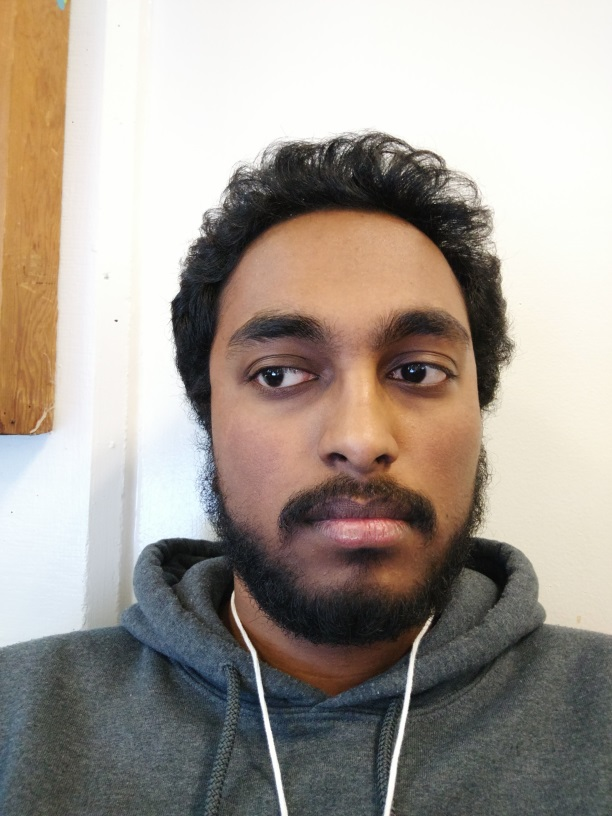
#> input picture test_data/new_set/noGlasses_left_lazy0.jpg, 612 x 816 px
$ python test_data.py   (Python 2 division)
#> lines starting #> are read from the running program, lines starting #| are printed output that depends on the picture; after the words box and inside, x2 and y2 are one past the last pixel; in counts of white or black regions, pixels touching at a corner belong together
### source/find_face.py
import cv2
import const
import eye_ml as eml

#######################
# Feature Detection
#######################
"""
findFaceAndEyes()
[desc] Load the file from the location specified and
        and send it to the core function

[imgPath] Path to image
[imgName] Image name

[ret]   Path to random image.
"""
def findFaceAndEyes(imgPath, imgName):
#> called with imgPath = '../test_data/new_set/', imgName = 'noGlasses_left_lazy0.jpg'
    img = cv2.imread(imgPath + imgName)
#> img is the input picture: shape (816, 612, 3); mean B, G, R 146.4, 155.1, 163.9
    img, _ = findFaceAndEyesCore(img)
    # Display the image
    cv2.imshow(imgName,img)

"""
findFaceAndEyesWebcam()
[desc] Get a frame image from the webcam and
        let the core process it like normal.


[imgPath] Path to image
[imgName] Image name

[ret]   Path to random image.
"""
def findFaceAndEyesWebcam(img):
    return findFaceAndEyesCore(img)


"""
findFaceAndEyesCore()
[desc] Detect the faces and eyes within a given image.

[imgPath] Raw image array

[ret]   Path to random image.
"""
def findFaceAndEyesCore(img):
    isLazy = False
    imgOriginal = img[:]
    gray = cv2.cvtColor(img, cv2.COLOR_BGR2GRAY)
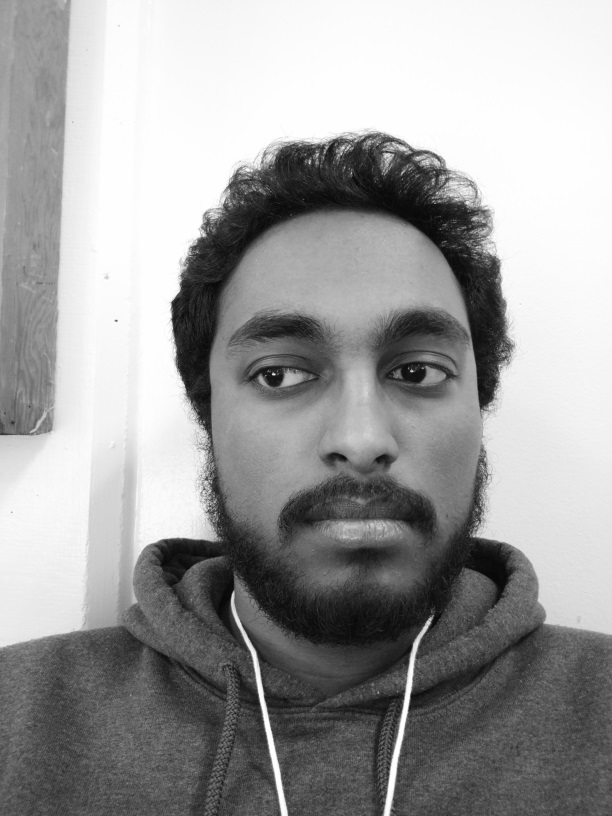
#> gray: shape (816, 612); min 4, max 255, mean 156.7

    # Find the face
    faces = findFaces(gray)
#> faces = [[170, 220, 376, 376]]

    # Find the eyes in each face
    for face in faces:
        x, y, w, h = face
        cv2.rectangle(img, (x, y), (x + w, y + h), (0, 0, 0), 2)
        faceGrayed = gray[y:y + h, x:x + w]
        faceColored = img[y:y + h, x:x + w]

        leftEye, rightEye = findEyes(face, faceGrayed, faceColored)
        if leftEye is None: # Break if only one eye is found
            continue

        # Pupil Detection
        eyeLocations = packageEyes([leftEye, rightEye], x, y)
        eyeData = eml.cropEye(eyeLocations, imgOriginal)
        isLazy, pupilLoc = eml.isEyeLazy(eyeData)

        pupilLeftX = x + leftEye[0] + int(leftEye[2]/2) + int(pupilLoc[0][1])
        pupilLeftY = y + leftEye[1]
        pupilRightX = x + rightEye[0] + int(rightEye[2]/2) + int(pupilLoc[1][1])
        pupilRightY = y + rightEye[1]

        redPot =  255 * float(abs(pupilLoc[0][1] - pupilLoc[1][1]))/(eml.LAZY_DELTA*3)
        bluePot = 255 * float(eml.LAZY_DELTA*3 - abs(pupilLoc[0][1] - pupilLoc[1][1]))/(eml.LAZY_DELTA*3)

        redPot = min(max(0,redPot),255)
        bluePot = min(max(0,bluePot),255)

        thick = 3
        cv2.line(img, ( pupilLeftX, pupilLeftY), (pupilLeftX, pupilLeftY + leftEye[3]), (bluePot,0,redPot), thick)
        cv2.line(img, ( pupilRightX, pupilRightY), (pupilRightX, pupilRightY + rightEye[3]), (bluePot,0,redPot), thick)
#> this loop made 1 pass
#> (face, minEyeBoxSize in findEyes, midline in findEyes) on pass 1: ([170, 220, 376, 376], 62, 133)
#> pass 1, in findFaceAndEyesCore, `faceGrayed = gray[y:y + h, x:x + w]`:
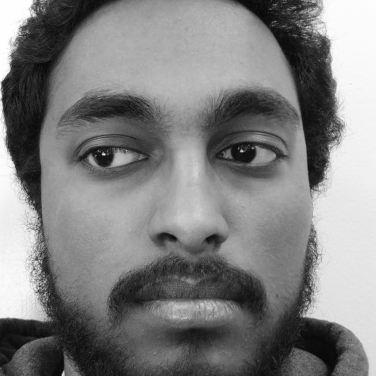
#> faceGrayed: shape (376, 376); min 4, max 255, mean 128
#> pass 1, in findFaceAndEyesCore, `faceColored = img[y:y + h, x:x + w]`:
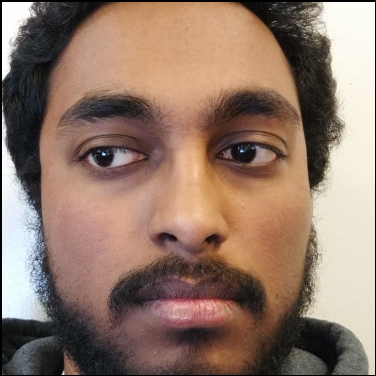
#> faceColored: shape (376, 376, 3); mean B, G, R 105.1, 119.7, 144.6
#> pass 1, in createGreyScaleImg, `eyeImg = cv2.cvtColor(eyeImg, cv2.COLOR_BGR2GRAY)`:
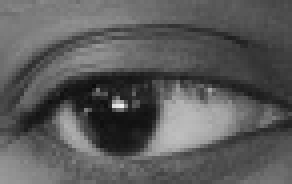
#> eyeImg: shape (46, 73) (shown 4 times larger); min 11, max 239, mean 90.8
#> pass 1, in createGreyScaleImg (call 2), `eyeImg = cv2.cvtColor(eyeImg, cv2.COLOR_BGR2GRAY)`:
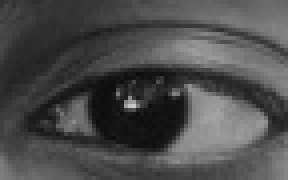
#> eyeImg: shape (45, 72) (shown 4 times larger); min 12, max 203, mean 75.3
#> after the loop:
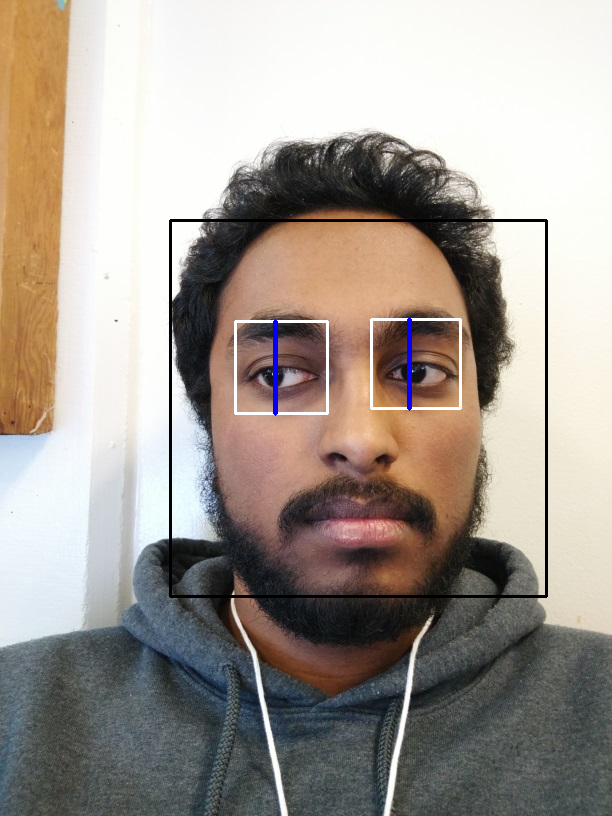
#> img: shape (816, 612, 3); 1.51% of pixels changed, all inside (x1, y1, x2, y2) = (169, 219, 548, 598)

    if isLazy == None:
        return img, False
    return img, isLazy


"""
findFaces()
[desc]  Detect the faces within a given image.

[gray] Grayscale version of the image.

[ret]   A tuple containing the x, y, width, and height of
        the face box.
"""
def findFaces(gray):
    face_cascade = cv2.CascadeClassifier(const.CASCADE_PATH + const.CASCADE_CLASSIFIER_FACE)
    return face_cascade.detectMultiScale(
        gray,
        scaleFactor = const.FACE_SCALE_FACTOR,
        minNeighbors = const.FACE_MIN_NEIGHBORS
    )


"""
findEyes()
[desc]  Detect the eyes within a given face. Averages
        several cascade classifiers to find the eye box.

[faceWidth] Width of the face box.
[gray] Grayscale version of the image.
[color] Color version of the image/

[ret]   Two tuples containing the x, y, width, and height of
        the eyes. If no eyes are detected within the face,
        it returns a tuple of Nones.
"""


def findEyes(face, gray, color):
    x, y, w, h = face
    minEyeBoxSize = determineEyeMinSize(w)
    eyeList = []

    # Run Haar Cascades for eye detection
    for i in range(len(const.CASCADE_CLASSIFIER_EYE)):
        classifier = cv2.CascadeClassifier(const.CASCADE_PATH + const.CASCADE_CLASSIFIER_EYE[i])
        features = classifier.detectMultiScale(
            gray,
            scaleFactor=const.EYE_SCALE_FACTOR,
            minNeighbors=const.EYE_MIN_NEIGHBORS,
            minSize=(minEyeBoxSize,minEyeBoxSize)
        )
        for box in features:
            bx, by, bw, bh = box
            if by < h * const.FACE_IGNORE_LINE:
                eyeList.append(box)
                # Outline box
                if const.TESTING_BOXES:
                    (ex, ey, ew, eh) = box
                    cv2.rectangle(color, (ex, ey), (ex + ew, ey + eh), const.CASCADE_BOX_COLOR[i], 2)

    if len(eyeList) < 2:
        return None, None

    # Find the midline of all detected eye boxes
    midline = findFaceMidline(eyeList)

    # Average eye boxes for both eyes
    eyeL, eyeR = averageEyeBoxes(eyeList, midline)

    if eyeL is None or abs(midline - eyeL[0]) < minEyeBoxSize * const.EYE_BOX_SEPARATION_THRESHOLD:
        return None, None


    # Outline averaged eyes
    cv2.rectangle(color, (eyeL[0], eyeL[1]), (eyeL[0] + eyeL[2], eyeL[1] + eyeL[2]), (255, 255, 255), 2)
    cv2.rectangle(color, (eyeR[0], eyeR[1]), (eyeR[0] + eyeR[2], eyeR[1] + eyeR[2]), (255, 255, 255), 2)

    # (x, y, w, h)
    return (
        (eyeL[0], eyeL[1], eyeL[2], eyeL[3]),
        (eyeR[0], eyeR[1], eyeR[2], eyeR[3])
    )


#######################
# Utility Functions
#######################
"""
[desc]  Takes the eye tuples and x,y reference point of the
        face to put the touple in global coordinate form.

[eyes]  The eyes tuple. It is constructed with local coordinates

[x]     The starting x coordinate of the face

[y]     The starting y coordinate of the face

[ret]   Returns the corrected eye tuples
"""
def packageEyes(eyes,x,y):
    pkgEye = []
    for (ex,ey,ew,eh) in eyes:
        pkgEye.append((x+ex, x+ex+ew, y+ey, y+ey+eh ))
    return pkgEye


"""
determineEyeMinSize()
[desc]  Returns the minimum size of an eye box given a face
        size. Currently based on hard coded ratios.

[faceWidth] Width of the face box.

[ret]   Tuple containing the minimum size of the eye box.
"""
def determineEyeMinSize(faceWidth):
    return faceWidth / const.FACE_TO_EYE_RATIO


"""
findFaceMidline()
[desc]  Finds the 'middle' of a face (between their eyes
        from the list of eye boxes.

[eyeList] List of eye boxes

[ret]   X line of the middle of the face.
"""
def findFaceMidline(eyeList):
    total = 0
    for box in eyeList:
        x, _, _, _ = box
        total += x
    return total / len(eyeList)


"""
averageEyeBoxes()
[desc]  Averages the eye boxes for each eye to find a more
        accurate eye box.

[eyeList] List of eye boxes.
[midline] Middle line of face used to determine which eye
          the box belongs to.

[ret]   Two lists containing the x, y, width, and height
        of the averaged eye boxes.
"""
def averageEyeBoxes(eyeList, midline):
    eyeL = [0, 0, 0, 0]
    eyeR = [0, 0, 0, 0]
    leftCount = 0
    rightCount = 0
    for box in eyeList:
        eye = [0, 0, 0, 0]  # [x, y, w, h]
        eye[0], eye[1], eye[2], eye[3] = box

        # Add box to proper list for averaging
        if eye[0] < midline:  # Image left eye
            leftCount += 1
            for i in range(4):
                eyeL[i] += eye[i]
        else:  # Image right eye
            rightCount += 1
            for i in range(4):
                eyeR[i] += eye[i]

    if leftCount == 0 or rightCount == 0:
        return None, None

    # Average lists
    for i in range(4):
        eyeL[i] = eyeL[i] / leftCount
        eyeR[i] = eyeR[i] / rightCount

    return eyeL, eyeR


"""
destroyKresge()
[desc]  I endorse this.
"""
def destroyKresge():
    cv2.destroyAllWindows()


#######################
# Main
#######################
def main():
    pass

# [2 lines that do not run on import are left out]

### source/eye_ml.py

import cv2
import numpy as np
import matplotlib.pyplot as plt


DEBUG_FLAG = False
LAZY_DELTA = 5


"""
isEyeLazy()
[desc]  Takes a list which contains the images of the
        left and right eye and returns a bool for it
        the eyes are lazy or not

[eyeImageData] This is simple a list of size two. It
        should contain the 2D Numpy array of the left
        and right eyes.

[ret]   Returns a true if lazy and false if not.
"""
def isEyeLazy(eyeImageData):
    modelData = []
    for singleEye in eyeImageData:
        h, w, _ = singleEye.shape

        top_pad=0.3
        bot_pad=0.8
        left_pad=0.1
        right_pad=0.9

        # crop the eye images to really get a precision on the eyes and
        # grayscale the image.
        singleEyeTrim = singleEye[int(h*top_pad):int(h*bot_pad),int(w*left_pad):int(w*right_pad)]
        singleEyeGreyScale = createGreyScaleImg(singleEyeTrim)

        if (DEBUG_FLAG):
            cv2.imshow('cropeye',singleEyeGreyScale)

        intensity, vectorIndex = intensityDataColumnWise(singleEyeGreyScale)
        modelData.append((intensity, vectorIndex))

    pupilLoc = intensityVectorTrain(modelData)

    # Identify what the relative offset is for the pupils and determine
    # if it is within the threshold.
    if (abs(pupilLoc[0][1] - pupilLoc[1][1]) > LAZY_DELTA):
        return True, pupilLoc
    return False, pupilLoc


"""
intensityVectorTrain()
[desc]  Takes a dataset that contains a 1D vector of
        intensities and applies polynomial regression
        learning to find the best fit to the data. It
        returns what it believes to be the be pupil
        location

[dataset] This is a tuple of size two that contains
        two 1D vectors of the same size. First item
        of the tuple is the intensities vector and
        the second item is simply a list from 0 to n
        of the same size.

[ret]  A list of two tuples of size two that is the
       pupil locations.
"""
def intensityVectorTrain(dataset):
    polyDegree = 6
    pupilLocations = []
    for (intensity,vectorIndex) in dataset:
        model = np.polyfit(vectorIndex, intensity, polyDegree)
        minPts, maxPts = findModelMaxMin(model)

        pupilLocations.append(guessPupilLocation(maxPts,float(len(vectorIndex))/2))

        if(DEBUG_FLAG):
            print model
            print minPts
            print maxPts

            modelFunc = np.poly1d(model)
            phi = []
            for item in vectorIndex:
                phi.append(modelFunc(item))
            plt.plot(vectorIndex, intensity)
            plt.plot(vectorIndex, phi)
            plt.show()

    if(DEBUG_FLAG):
        print pupilLocations

    return pupilLocations


"""
guessPupilLocation()
[desc]  Takes Maxima points and the finds the
        closest value to the midpoint.

[maxPoints] A list of local Maxima

[midLineIndex] The value of the midpoint. Its
        a virtual vertical line that cuts the
        data plot in half.

[ret]   Returns the closest Maxima to the the
        midpoint
"""
def guessPupilLocation(maxPoints,midLineIndex):
    minPt = 0
    minOffset = float(200)
    for pt in maxPoints:
        if (abs(pt - midLineIndex) < abs(minOffset)):
            minOffset = pt - midLineIndex
            minPt = pt
    return (minPt, minOffset)


"""
findModelMaxMin()
[desc]  Using the first and second derivative tests to
        identify the local maxima and minima of the
        model function provided and returns them as a
        touple of lists.

[model] A list of coefficients made in the form
        [a,b,c,...,z] ==> ax^n + bx^(n-1) + ... + z

[ret]   Returns a list of maximas and minimas in a
        tuple.
"""
def findModelMaxMin(model):
    screenMaxWidth = 150
    model = model[::-1]
    modelD0 = np.polynomial.polynomial.Polynomial(model)
    modelD1 = modelD0.deriv()
    modelD2 = modelD1.deriv()
    points = []
    for root in modelD1.roots():
        if (0 <= root <= screenMaxWidth):
            points.append(root)
    maxPoints = []
    minPoints = []
    for pt in points:
        if (modelD2(pt) > 0 and pt.imag == 0):
            minPoints.append(pt.real)
        elif (modelD2(pt) < 0 and pt.imag == 0):
            maxPoints.append(pt.real)
    return minPoints, maxPoints


"""
cropEye()
[desc]  Takes in eye location data and
        and the original image data

[cropEyeLoc] Contains a list of tuples with
        the eye locations. tuples are
        of the form (x1,x2,y1,y2)

[imgDirLocation] Original image location

[ret]   returns a list of the cropeed eyes.
"""
def cropEye(cropEyeLoc, imgOriginal):
    croppedEyes = []
    for (x1,x2,y1,y2) in cropEyeLoc:
        croppedEyes.append(imgOriginal[y1:y2, x1:x2])
    return croppedEyes


"""
createGreyScaleImg()
[desc]  Takes a image array and returns a greyscale
        version of it

[eyeImg]A color image array

[ret]   Returns a greyscale image of the array.
"""
def createGreyScaleImg(eyeImg):
    eyeImg = cv2.cvtColor(eyeImg, cv2.COLOR_BGR2GRAY)
    return eyeImg


"""
intensityDataColumnWise()
[desc]  Takes a greyscale image and returns a vector
        of column sum of intensities

[img]   Greyscale image

[ret]   Vector of column sum of intensities
"""
def intensityDataColumnWise(img):
    color = 0.0
    y, x = img.shape
    vectorIndex = []
    intensity = []
    for i in range(x):
        color = 0
        vectorIndex.append(i)
        for j in range(y):
            color += float(255 - int(img[j,i]))/255
        intensity.append(color)
    return intensity,vectorIndex


"""
intensityDataRowWise()
[desc]  Takes a greyscale image and returns a vector
        of row sum of intensities

[img]   Greyscale image

[ret]   Vector of column row of intensities
"""
# [12 lines left out: function intensityDataRowWise, not called in this run]

### source/test_data.py
import const
import cv2
import find_face
import random

#######################
# Tester Functions
#######################
"""
testRandomImage()
[desc]  Tests a random image from the sample set. Will be
        removed when we interface with the webcam.
"""
def testRandomImage():
    lazy = random.choice(const.LAZY_FLAG)
    glasses = random.choice(const.GLASSES_FLAG)
    dir = random.choice(const.DIRECTION_FLAG)
    imgName = glasses + '_' + dir + '_' + lazy + '.jpg'
    find_face.findFaceAndEyes(const.IMAGE_PATH, imgName)
    cv2.waitKey(0)
    find_face.destroyKresge()


"""
testEveryImage()
[desc]  Tests every image from the sample set. Will be
        removed when we interface with the webcam.
"""
def testEveryImage():
    for glasses in const.GLASSES_FLAG:
        for dir in const.DIRECTION_FLAG:
            for lazy in const.LAZY_FLAG:
                imgName = glasses + '_' + dir + '_' + lazy + '.jpg'
                find_face.findFaceAndEyes(const.IMAGE_PATH, imgName)
                cv2.waitKey(0)
                find_face.destroyKresge()

#######################
# Main
#######################
def main():
    testEveryImage()

if __name__ == '__main__':
#> (the run stopped early here; a loop or call above may not have finished)
